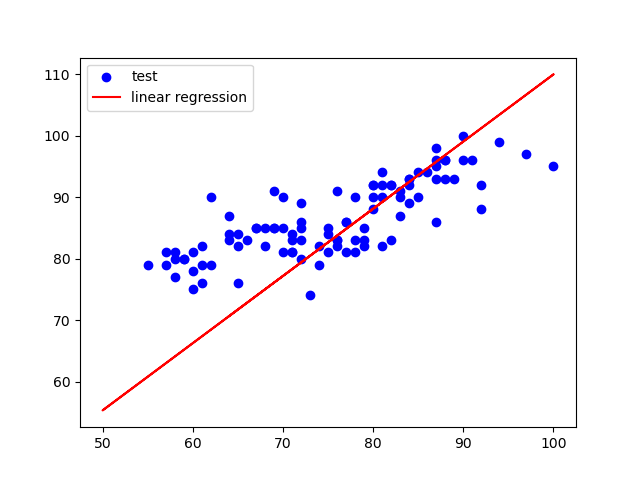

Reproduce this figure in Python.
import numpy as np
import pandas as pd
import os
from tqdm import tqdm
import matplotlib.pyplot as plt

# Base class
class Layer:
    def __init__(self):
        self.input = None
        self.output = None

    def forward_propagation(self, input):
        raise NotImplementedError

    def backward_propagation(self, output_error, learning_rate):
        raise NotImplementedError
    

class Linear(Layer):
    # input_size = number of input neurons
    # output_size = number of output neurons
    def __init__(self, input_size, output_size):
        self.weights = np.random.rand(input_size, output_size) - 0.5
        self.bias = np.random.rand(1, output_size) - 0.5

    # returns output for a given input
    def forward_propagation(self, input_data):
        self.input = input_data
        self.output = np.dot(self.input, self.weights) + self.bias
        return self.output

    # computes dE/dW, dE/dB for a given output_error=dE/dY. Returns input_error=dE/dX.
    def backward_propagation(self, output_error, learning_rate):
        input_error = np.dot(output_error, self.weights.T)
        weights_error = np.dot(self.input.T, output_error)
        # dBias = output_error

        # update parameters
        self.weights -= learning_rate * weights_error
        self.bias -= learning_rate * output_error
        return input_error
    
class ActivationLayer(Layer):
    def __init__(self, activation, activation_prime):
        self.activation = activation
        self.activation_prime = activation_prime

    # returns the activated input
    def forward_propagation(self, input_data):
        self.input = input_data
        self.output = self.activation(self.input)
        return self.output

    # Returns input_error=dE/dX for a given output_error=dE/dY.
    # learning_rate is not used because there is no "learnable" parameters.
    def backward_propagation(self, output_error, learning_rate):
        return self.activation_prime(self.input) * output_error
    

class Network:
    def __init__(self,layers):
        self.layers = layers
        self.loss = None
        self.loss_prime = None

    # add layer to network
    def add(self, layer):
        self.layers.append(layer)

    # set loss to use
    def use(self, loss, loss_prime):
        self.loss = loss
        self.loss_prime = loss_prime

    # predict output for given input
    def predict(self, input_data):
        # sample dimension first
        samples = len(input_data)
        result = []

        # run network over all samples
        for i in range(samples):
            # forward propagation
            output = input_data[i]
            for layer in self.layers:
                output = layer.forward_propagation(output)
            result.append(output)

        return np.array(result)

    # train the network
    def fit(self, x_train, y_train, epochs, learning_rate, batch_size):
        # sample dimension first
        samples = len(x_train)

        # training loop
        for i in tqdm(range(epochs)):
            err = 0

            # iterate over batches
            for start in (range(0, samples, batch_size)):
                end = min(start + batch_size, samples)
                batch_x = x_train[start:end]
                batch_y = y_train[start:end]

                for j in range(len(batch_x)):
                    # forward propagation
                    output = batch_x[j]
                    for layer in self.layers:
                        output = layer.forward_propagation(output)

                    # compute loss (for display purpose only)
                    err += self.loss(batch_y[j], output)

                    # backward propagation
                    error = self.loss_prime(batch_y[j], output)
                    for layer in reversed(self.layers):
                        error = layer.backward_propagation(error, learning_rate)

            # calculate average error on all samples
            err /= len(x_train)
            # print('epoch %d/%d   error=%f' % (i+1, epochs, err))

def tanh(x):
    return np.tanh(x)

def tanh_prime(x):
    return 1-np.tanh(x)**2

def sigmoid(x):
    return 1/(1+np.exp(-x))

def sigmoid_prime(x):
    return sigmoid(x)*(1-sigmoid(x))

def mse(y_true, y_pred):
    return np.mean(np.power(y_true-y_pred, 2))

def mse_prime(y_true, y_pred):
    return 2*(y_pred-y_true)/y_true.size

def ReLU(x):
    return np.maximum(0,x)
def ReLU_prime(x):
    return np.where(x>0,1,0)

if __name__ == '__main__':
    # read datapoints from csv file
    hw_scores = pd.read_csv(os.path.join('hw1_dataset','Problem 1','Averaged homework scores.csv'))
    final_scores = pd.read_csv(os.path.join('hw1_dataset','Problem 1','Final exam scores.csv'))
    X = np.array(hw_scores.values)
    Y = np.array(final_scores.values)
    data = np.concatenate((X,Y),axis=1)
    train_data = data[:400,:]
    test_data = data[400:,:]
    X_train = train_data[:,0].reshape(-1, 1)
    Y_train = train_data[:,1].reshape(-1, 1)
    X_test = test_data[:,0].reshape(-1, 1)
    Y_test = test_data[:,1].reshape(-1, 1)
    
    # create network
    net = Network([Linear(1, 2),Linear(2, 1)])

    # train
    net.use(mse, mse_prime)
    net.fit(X_train, Y_train, epochs=100, learning_rate=1e-5,batch_size=50)

    # test
    out = net.predict(X_test)
    # calculate the loss on test_set
    loss = mse(Y_test,out) / len(X_test)
    print('loss on test set: ', loss)
    plt.scatter(X_test, Y_test,color='blue',label='test')
    plt.plot(X_train, net.predict(X_train).reshape(-1,1), color='red',label= 'linear regression')
    plt.legend()
    plt.savefig('problem1.png')